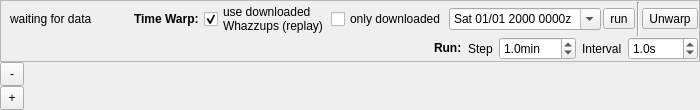
  <widget class="QWidget" name="centralwidget">
   <layout class="QVBoxLayout" name="verticalLayout">
    <property name="spacing">
     <number>0</number>
    </property>
    <property name="margin" stdset="0">
     <number>0</number>
    </property>
    <item>
     <widget class="QFrame" name="framePredict">
      <property name="sizePolicy">
       <sizepolicy hsizetype="Preferred" vsizetype="Maximum">
        <horstretch>0</horstretch>
        <verstretch>0</verstretch>
       </sizepolicy>
      </property>
      <property name="frameShape">
       <enum>QFrame::StyledPanel</enum>
      </property>
      <property name="frameShadow">
       <enum>QFrame::Raised</enum>
      </property>
      <layout class="QVBoxLayout" name="verticalLayout_2">
       <property name="spacing">
        <number>1</number>
       </property>
       <property name="topMargin">
        <number>1</number>
       </property>
       <property name="rightMargin">
        <number>1</number>
       </property>
       <property name="bottomMargin">
        <number>1</number>
       </property>
       <item>
        <layout class="QHBoxLayout" name="horizontalLayout_3">
         <property name="spacing">
          <number>2</number>
         </property>
         <item>
          <widget class="QLabel" name="lblWarpInfo">
           <property name="text">
            <string>waiting for data</string>
           </property>
          </widget>
         </item>
         <item>
          <spacer name="horizontalSpacer">
           <property name="orientation">
            <enum>Qt::Horizontal</enum>
           </property>
           <property name="sizeHint" stdset="0">
            <size>
             <width>40</width>
             <height>20</height>
            </size>
           </property>
          </spacer>
         </item>
         <item>
          <widget class="QLabel" name="label_3">
           <property name="font">
            <font>
             <bold>true</bold>
            </font>
           </property>
           <property name="text">
            <string>Time Warp: </string>
           </property>
          </widget>
         </item>
         <item>
          <widget class="QCheckBox" name="cbUseDownloaded">
           <property name="toolTip">
            <string>Use Whazzups from &quot;/downloaded&quot; directory (&quot;Preferences/Save Whazzups&quot;). This allows accurate replay of past timespans. Use together with &quot;Preferences/Save Screenshots&quot; if you like...</string>
           </property>
           <property name="text">
            <string>use downloaded
Whazzups (replay)</string>
           </property>
           <property name="checked">
            <bool>true</bool>
           </property>
          </widget>
         </item>
         <item>
          <widget class="QCheckBox" name="cbOnlyUseDownloaded">
           <property name="toolTip">
            <string>will not jump to times where no downloaded Whazzup is available (disables any prediction - just the pure, real playback).</string>
           </property>
           <property name="text">
            <string>only downloaded</string>
           </property>
          </widget>
         </item>
         <item>
          <widget class="QDateTimeEdit" name="dateTimePredict">
           <property name="styleSheet">
            <string notr="true">* {
  padding-right: 5px;
}</string>
           </property>
           <property name="wrapping">
            <bool>true</bool>
           </property>
           <property name="displayFormat">
            <string>ddd MM/dd yyyy HHmm'z'</string>
           </property>
           <property name="calendarPopup">
            <bool>true</bool>
           </property>
           <property name="timeSpec">
            <enum>Qt::UTC</enum>
           </property>
          </widget>
         </item>
         <item>
          <widget class="QToolButton" name="tbRunPredict">
           <property name="toolTip">
            <string>Toggle Run: Makes time run from selected time.</string>
           </property>
           <property name="text">
            <string>run</string>
           </property>
           <property name="icon">
            <iconset resource="Resources.qrc">
             <normaloff>:/icons/images/step16.png</normaloff>:/icons/images/step16.png</iconset>
           </property>
           <property name="iconSize">
            <size>
             <width>22</width>
             <height>22</height>
            </size>
           </property>
           <property name="checkable">
            <bool>true</bool>
           </property>
          </widget>
         </item>
         <item>
          <widget class="Line" name="line">
           <property name="orientation">
            <enum>Qt::Vertical</enum>
           </property>
          </widget>
         </item>
         <item>
          <widget class="QToolButton" name="tbDisablePredict">
           <property name="toolTip">
            <string>Exit Time Warp. Return to reality.</string>
           </property>
           <property name="text">
            <string>Unwarp</string>
           </property>
           <property name="icon">
            <iconset resource="Resources.qrc">
             <normaloff>:/icons/images/timewarpExit16.png</normaloff>:/icons/images/timewarpExit16.png</iconset>
           </property>
           <property name="toolButtonStyle">
            <enum>Qt::ToolButtonTextUnderIcon</enum>
           </property>
          </widget>
         </item>
        </layout>
       </item>
       <item>
        <widget class="QWidget" name="widgetRunPredict" native="true">
         <layout class="QHBoxLayout" name="horizontalLayout_2">
          <property name="margin" stdset="0">
           <number>0</number>
          </property>
          <item>
           <spacer name="horizontalSpacer_2">
            <property name="orientation">
             <enum>Qt::Horizontal</enum>
            </property>
            <property name="sizeHint" stdset="0">
             <size>
              <width>40</width>
              <height>20</height>
             </size>
            </property>
           </spacer>
          </item>
          <item>
           <widget class="QLabel" name="label_5">
            <property name="text">
             <string>&lt;b&gt;Run:&lt;/b&gt;</string>
            </property>
           </widget>
          </item>
          <item>
           <widget class="QLabel" name="label_4">
            <property name="text">
             <string>Step</string>
            </property>
           </widget>
          </item>
          <item>
           <widget class="QDoubleSpinBox" name="dsRunPredictStep">
            <property name="sizePolicy">
             <sizepolicy hsizetype="Maximum" vsizetype="Fixed">
              <horstretch>0</horstretch>
              <verstretch>0</verstretch>
             </sizepolicy>
            </property>
            <property name="toolTip">
             <string>Increase time by &lt;this value&gt; each &lt;interval&gt;. Select '0' for realtime (starts from now and time will be linked to real time).</string>
            </property>
            <property name="specialValueText">
             <string>realtime</string>
            </property>
            <property name="accelerated">
             <bool>true</bool>
            </property>
            <property name="prefix">
             <string/>
            </property>
            <property name="suffix">
             <string>min</string>
            </property>
            <property name="decimals">
             <number>1</number>
            </property>
            <property name="minimum">
             <double>0.100000000000000</double>
            </property>
            <property name="maximum">
             <double>120.000000000000000</double>
            </property>
            <property name="singleStep">
             <double>0.200000000000000</double>
            </property>
            <property name="value">
             <double>1.000000000000000</double>
            </property>
           </widget>
          </item>
          <item>
           <widget class="QLabel" name="label_6">
            <property name="text">
             <string>Interval</string>
            </property>
           </widget>
          </item>
          <item>
           <widget class="QDoubleSpinBox" name="spinRunPredictInterval">
            <property name="toolTip">
             <string>Jump to next time each &lt;this value&gt; seconds.</string>
            </property>
            <property name="accelerated">
             <bool>true</bool>
            </property>
            <property name="suffix">
             <string>s</string>
            </property>
            <property name="decimals">
             <number>1</number>
            </property>
            <property name="minimum">
             <double>0.500000000000000</double>
            </property>
            <property name="maximum">
             <double>1000.000000000000000</double>
            </property>
            <property name="singleStep">
             <double>1.000000000000000</double>
            </property>
            <property name="value">
             <double>1.000000000000000</double>
            </property>
           </widget>
          </item>
         </layout>
        </widget>
       </item>
      </layout>
     </widget>
    </item>
    <item>
     <widget class="QToolButton" name="tbZoomOut">
      <property name="minimumSize">
       <size>
        <width>24</width>
        <height>24</height>
       </size>
      </property>
      <property name="maximumSize">
       <size>
        <width>24</width>
        <height>24</height>
       </size>
      </property>
      <property name="baseSize">
       <size>
        <width>24</width>
        <height>24</height>
       </size>
      </property>
      <property name="contextMenuPolicy">
       <enum>Qt::CustomContextMenu</enum>
      </property>
      <property name="toolTip">
       <string>Zoom out. Long click to zoom continuously. Right click to zoom to earth orbit.</string>
      </property>
      <property name="text">
       <string>-</string>
      </property>
      <property name="icon">
       <iconset resource="Resources.qrc">
        <normaloff>:/icons/images/viewmag-16.png</normaloff>:/icons/images/viewmag-16.png</iconset>
      </property>
      <property name="autoRepeat">
       <bool>true</bool>
      </property>
      <property name="autoRepeatDelay">
       <number>100</number>
      </property>
      <property name="popupMode">
       <enum>QToolButton::InstantPopup</enum>
      </property>
     </widget>
    </item>
    <item>
     <widget class="QToolButton" name="tbZoomIn">
      <property name="minimumSize">
       <size>
        <width>24</width>
        <height>24</height>
       </size>
      </property>
      <property name="maximumSize">
       <size>
        <width>24</width>
        <height>24</height>
       </size>
      </property>
      <property name="baseSize">
       <size>
        <width>24</width>
        <height>24</height>
       </size>
      </property>
      <property name="contextMenuPolicy">
       <enum>Qt::CustomContextMenu</enum>
      </property>
      <property name="toolTip">
       <string>Zoom in. Long click to zoom continuously. Right click to zoom to earth orbit.</string>
      </property>
      <property name="text">
       <string>+</string>
      </property>
      <property name="icon">
       <iconset resource="Resources.qrc">
        <normaloff>:/icons/images/viewmag+16.png</normaloff>:/icons/images/viewmag+16.png</iconset>
      </property>
      <property name="autoRepeat">
       <bool>true</bool>
      </property>
      <property name="autoRepeatDelay">
       <number>100</number>
      </property>
      <property name="popupMode">
       <enum>QToolButton::InstantPopup</enum>
      </property>
     </widget>
    </item>
   </layout>
  </widget>
